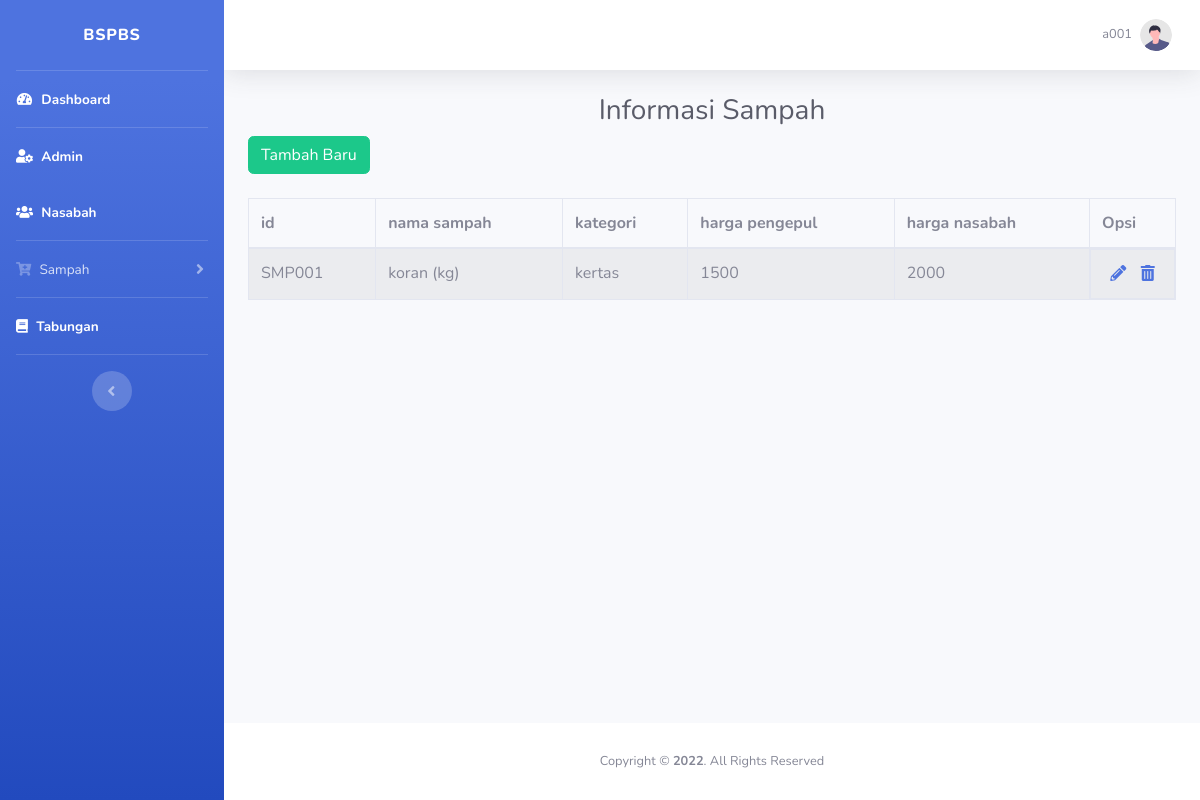
Page /sampah.php (signed in) on the earlier database version.
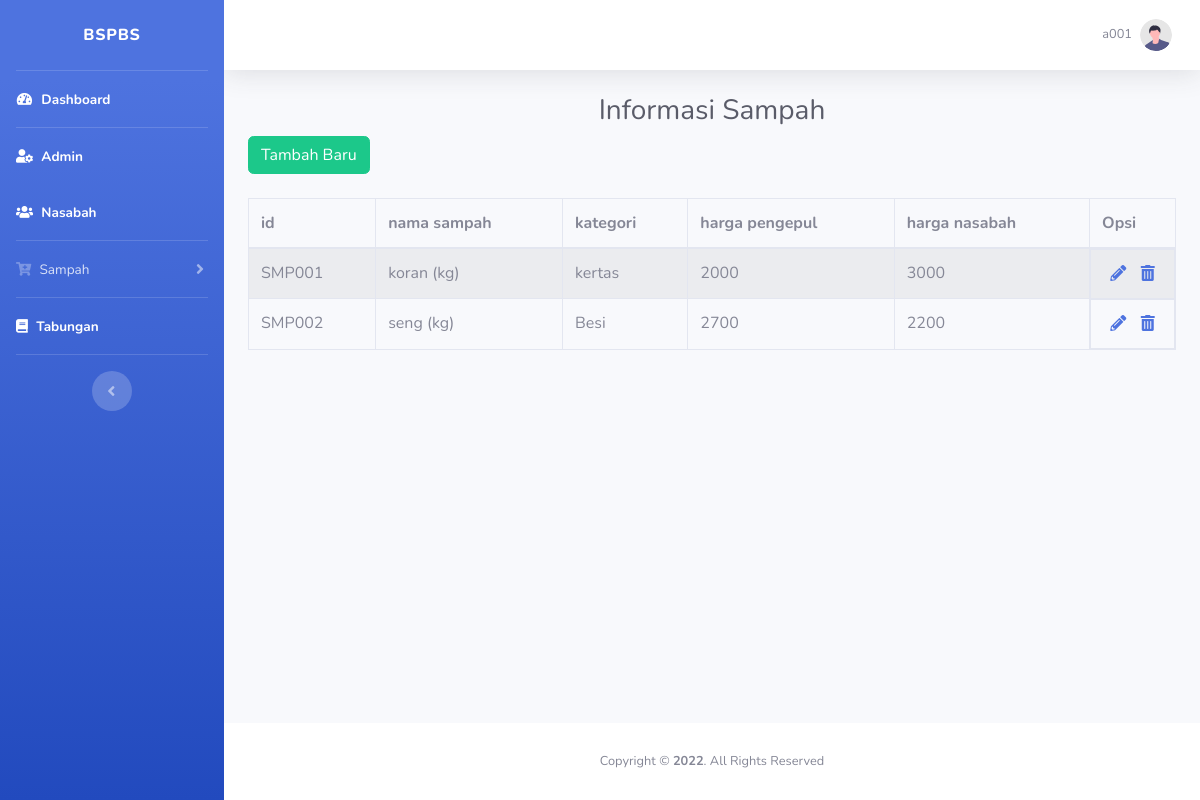
Same page on the later database version.
### tables this page shows
CREATE TABLE `sampah` (
  `id_sampah` varchar(10) NOT NULL,
  `nama_sampah` varchar(30) NOT NULL,
  `harga_nasabah` int(7) NOT NULL,
  `harga_pengepul` int(7) NOT NULL,
  `id_kategori` int(3) NOT NULL,
  `satuan` varchar(10) DEFAULT 'kg'
);

CREATE TABLE `kategori` (
  `id_kategori` int(3) NOT NULL,
  `deskripsi` varchar(30) NOT NULL
);

### sampah.php (the view, shortened to what the changed rows need)
<!DOCTYPE html>
<html lang="en">
<head>
    <link href="vendor/fontawesome-free/css/all.min.css" rel="stylesheet" type="text/css">
    <link href="css/sb-admin-2.min.css" rel="stylesheet">
</head>
<body id="page-top">
    <div id="wrapper">
        <div id="content-wrapper" class="d-flex flex-column">
            <div id="content">
                <div class="container-fluid">
                    <h1 class="h3 mb-2 text-gray-800" align="center">Informasi Sampah</h1>
                    <div class="mb-4">
                        <?php
                        require_once "config.php";
                        $sql = "SELECT * FROM sampah INNER JOIN kategori ON sampah.id_kategori=kategori.id_kategori;";
                        if($result = mysqli_query($db, $sql)){
                            if(mysqli_num_rows($result) > 0){
                                echo "<table class='table table-bordered table-striped'>";
                                    echo "<thead>";
                                        echo "<tr>";
                                            echo "<th>id</th>";
                                            echo "<th>nama sampah</th>";
                                            echo "<th>kategori</th>";
                                            echo "<th>harga pengepul</th>";
                                            echo "<th>harga nasabah</th>";
                                            echo "<th>Opsi</th>";
                                        echo "</tr>";
                                    echo "</thead>";
                                    echo "<tbody>";
                                    while($row = mysqli_fetch_array($result)){
                                        ?>
                                        <tr>
                                            <td><?php echo $row['id_sampah']?></td>
                                            <td><?php echo $row['nama_sampah']?> (<?php echo $row['satuan']?>) </td>
                                            <td><?php echo $row['deskripsi']?></td>
                                            <td><?php echo $row['harga_pengepul']?></td>
                                            <td><?php echo $row['harga_nasabah']?></td>
                                            <td class='d-flex justify-content-around'>
                                                <a href="#" data-toggle="modal" data-target="#editModal<?php echo $row['id_sampah']; ?>"><span class='fas fa-pencil-alt'></span></a>
                                                <a href="#" data-toggle="modal" data-target="#deleteModal<?php echo $row['id_sampah']; ?>"><span class='fas fa-trash-alt'></span></a>
                                            </td>
                                        </tr>
                                        <?php
                                    }
                                    echo "</tbody>";
                                echo "</table>";
                            } else{
                                echo "<p class='lead'><em>No records were found.</em></p>";
                            }
                        } else{
                            echo "ERROR: Could not able to execute $sql. " . mysqli_error($db);
                        }
                        ?>
                    </div>
                </div>
            </div>
        </div>
    </div>
</body>

Differences in the rows shown:
changed sampah "SMP001": harga_pengepul "1500" → "2000"; harga_nasabah "2000" → "3000"
added sampah: id_sampah "SMP002", nama_sampah "seng", satuan "kg", id_kategori.deskripsi "Besi", harga_pengepul "2700", harga_nasabah "2200"
